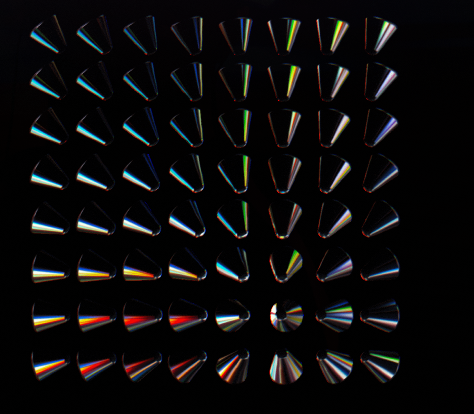
#> input picture image.png, 474 x 414 px, found by its file name
$ python Greyscale.py
#> lines starting #> are read from the running program, lines starting #| are printed output that depends on the picture
from PIL import Image

def grayscale(image):

    """Converts the argument image to grayscale."""

    for y in range(image.height):
        for x in range(image.width):

            # Get the pixel value (r, g, b)
            r, g, b = image.getpixel((x, y))

            # Calculate the luminance using the formula
            lum = int(r * 0.299 + g * 0.587 + b * 0.114)

            # Set the pixel to the new grayscale value
            image.putpixel((x, y), (lum, lum, lum))

def main(filename="image.png"):

    # Open the image file
#> called with filename = 'image.png'
    image = Image.open(filename)
#> image is the input picture: PIL image 474x414 RGBA; mean R, G, B, A 12.4, 11.5, 11.8, 255

    # Convert to RGB if the image is not in RGB mode
    if image.mode != 'RGB':
        image = image.convert('RGB')
#> image: PIL image 474x414 RGB

    # Convert the image to grayscale
    grayscale(image)
#> after the loop in grayscale, `for y in range(image.height):`:
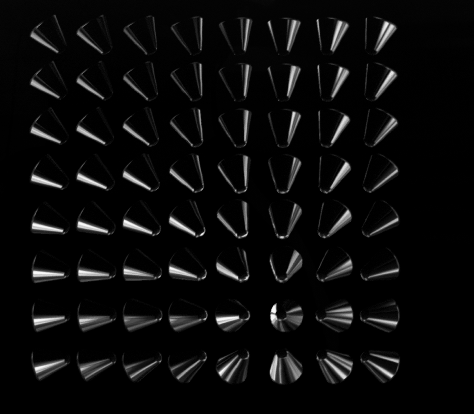
#> image: PIL image 474x414 RGB; min 0, max 249, mean 11.2

    # Display the grayscale image
    image.show(title="Grayscale Image")

    # Optionally, save the grayscale image
    image.save("grayscale_" + filename)

if __name__ == "__main__":
    main()
